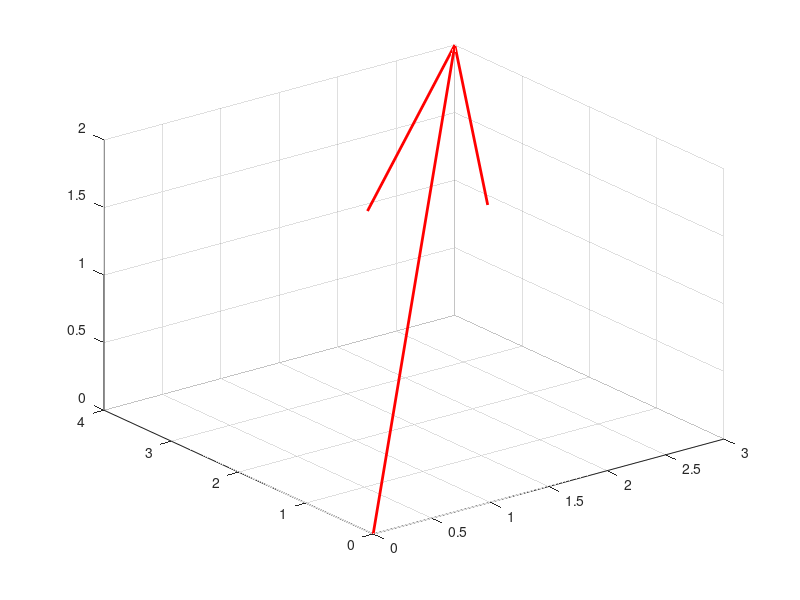

Source code (MATLAB): (Note: this script raises an error after producing the figure.)
origin=[0,0,0];
v1=[3,4,2];
v=[-2,5,-3];
quiver3(origin(1),origin(2),origin(3),v1(1),v1(2),v1(3),0,'r','LineWidth',2);
hold on;
quiver3(origin(1),origin(2),origin(3),v2(1),v2(2),v2(3),0,'b','LineWidth',2);
xlim([-5,5]);
ylim([-5,5]);
zlim([-5,5]);
grid on;
xlabel('X-axis');
ylabel('Y-axis');
zlabel('Z-axis');
title('3D Vectors');
legend('Vector v1''Vector v2');
hold off;